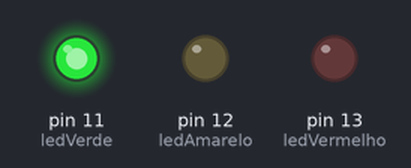
A sketch run on a simulated Arduino Uno, built with avr-gcc and run on an emulated ATmega328P. Shown: output pins drawn as LEDs (lit = HIGH).

Above: at 2.5 s.
At 6.0 s:
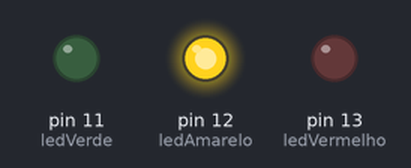
At 12.0 s:
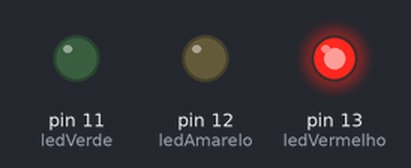
Timing chart, 0 to 22.1 s (numbered marks = the images above):
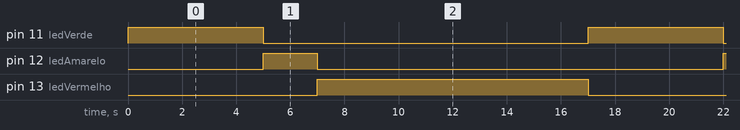

The sketch:

lab_4.ino
```cpp
// Definições dos pinos
int ledVermelho = 13;
int ledAmarelo = 12;
int ledVerde = 11;

void setup()
{
  // Configuração dos pinos dos LEDs como saída
  pinMode(ledVermelho, OUTPUT);
  pinMode(ledAmarelo, OUTPUT);
  pinMode(ledVerde, OUTPUT);
}

void loop()
{
  // Acende o LED verde por 5 segundos
  digitalWrite(ledVerde, HIGH);
  delay(5000); // 5 segundos
  digitalWrite(ledVerde, LOW);

  // Acende o LED amarelo por 2 segundos
  digitalWrite(ledAmarelo, HIGH);
  delay(2000); // 2 segundos
  digitalWrite(ledAmarelo, LOW);

  // Acende o LED vermelho por 10 segundos
  digitalWrite(ledVermelho, HIGH);
  delay(10000); // 10 segundos
  digitalWrite(ledVermelho, LOW);
}
```

Measured:
- by itself, pin 11 (ledVerde): alternates HIGH for 5.0 s and LOW for 12.0 s
- by itself, pin 12 (ledAmarelo): alternates HIGH for 2.0 s and LOW for 15.0 s
- by itself, pin 13 (ledVermelho): alternates HIGH for 10.0 s and LOW for 7.0 s
